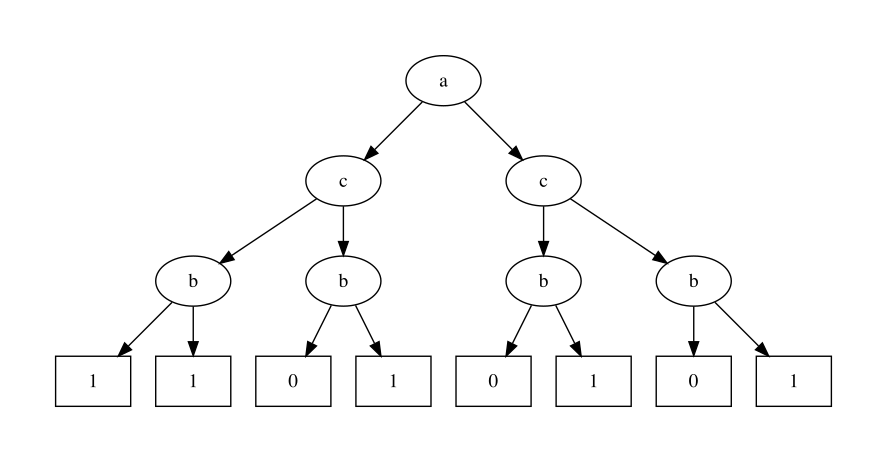

Python code for this plot:
"""
Graphviz representation of OBDD
"""

import graphviz as gv
from graphviz import Digraph
import buildTree


def add_nodes_graph(graph1, nodes1):  # Function To Add Node to Grpah

    # Iterating over all nodes in the list
    for n in nodes1:
        if isinstance(n, tuple):
            graph1.node(n[0], **n[1])
        else:
            graph1.node(n)
    return graph1


def add_edges_graph(graph2, edges2):  # Function To Create An Edge in Graph

    # Iterating over all edges in the list
    for e in edges2:
        # print(e)
        graph2.edge(e[0], e[1])
    return graph2


def cobdd():

    list_OBDD = buildTree.build()
    graph = Digraph(format="pdf")

    # Adding nodes to the graph
    nodes = list()
    for i in range(int(len(list_OBDD)/2)):
        label = dict()
        label['label'] = list_OBDD[i]  # Label of Nodes
        tup = (str(i), label)
        nodes.append(tup)

    for i in range(int(len(list_OBDD)/2), len(list_OBDD)):
        label = dict()
        label['label'] = list_OBDD[i]  # Label & Box Shape of Leaf Nodes
        label['shape'] = "box"
        tup = (str(i), label)
        nodes.append(tup)

    # Building edge tuples
    edges = list()
    for i in range(int(len(list_OBDD)/2)):
        tup = (str(i), str(2*i+1))
        edges.append(tup)
        tup = (str(i), str(2*i+2))
        edges.append(tup)

    # Rendering The Graph
    g = add_edges_graph(add_nodes_graph(graph, nodes), edges)
    g.render('COBDD', view=True)

# cobdd()
